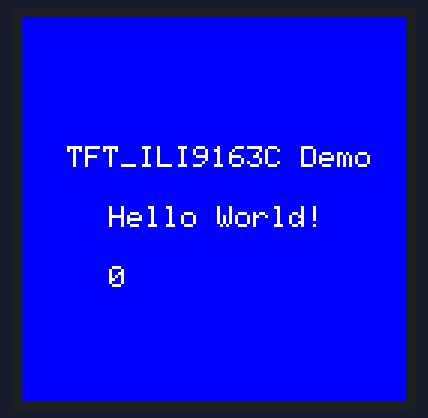
A sketch run on a simulated Arduino Uno, built with avr-gcc and run on an emulated ATmega328P. Shown: 128×128 colour display.

Above: at 0.2 s.
At 5.8 s:
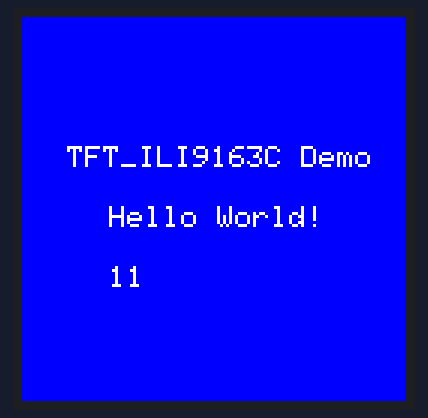
At 9.8 s:
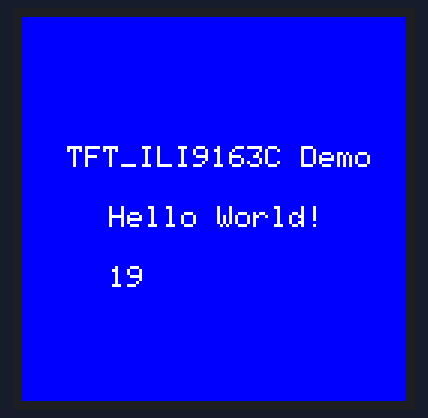
At 19.4 s:
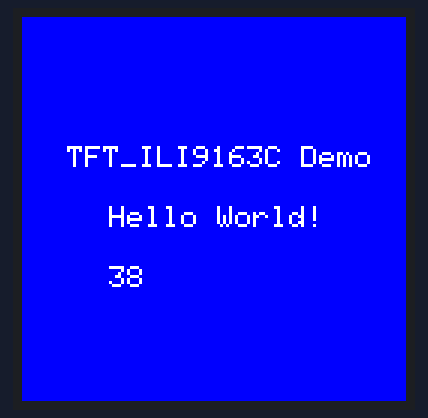
At 29.0 s:
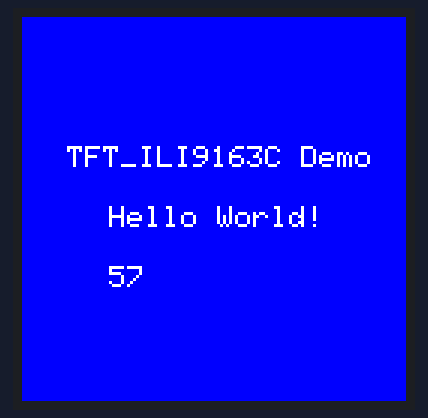
At 39.1 s:
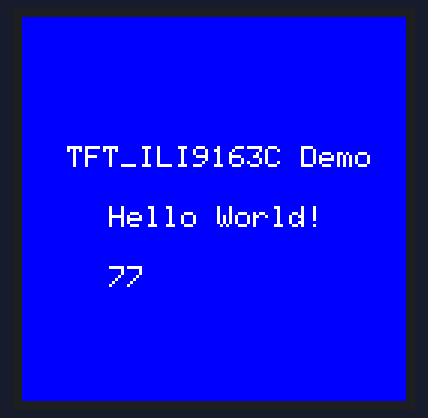

The sketch:

TFT_ILI9163C_Demo.ino
```cpp
/*

  TFT/Color128x128
  Demo using the TFT_ILI9163C library - based on example from http://henrysbench.capnfatz.com/henrys-bench/arduino-displays/arduino-1-44-in-spi-tft-display-tutorial/

  For info and circuit diagrams see https://github.com/tardate/LittleArduinoProjects/tree/main/playground/TFT/Color128x128

 */

#include <SPI.h>
#include <Adafruit_GFX.h>
#include <TFT_ILI9163C.h>

#define BLUE    (0x001F)
#define CYAN      (0x07FF)
#define WHITE     (0xFFFF)
#define CS_PIN    (10)
#define DC_PIN    (9)
#define RESET_PIN (8)

TFT_ILI9163C tftScreen = TFT_ILI9163C(CS_PIN, DC_PIN, RESET_PIN);

void setup() {
  tftScreen.begin();
  tftScreen.fillScreen(BLUE);
}

int counter = 0;

void loop(){
  testText();
  delay(500);
  counter++;
}

void testText() {
  tftScreen.setTextColor(WHITE);
  tftScreen.setTextSize(1);
  tftScreen.setCursor(15, 43);
  tftScreen.println("TFT_ILI9163C Demo");
  tftScreen.setCursor(29, 63);
  tftScreen.println("Hello World!");
  tftScreen.fillRect(29, 83, 50, 10, BLUE);
  tftScreen.setCursor(29, 83);
  tftScreen.println(counter);
}
```

Measured:
- what the display in image 2 shows lasts 0.5 s, from 9.8 s to 10.3 s
